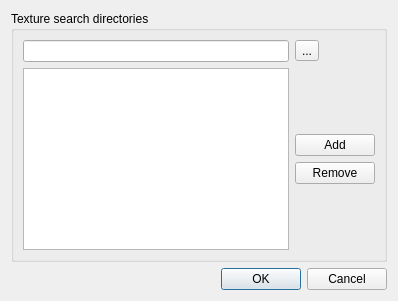
<?xml version="1.0" encoding="UTF-8"?>
<ui version="4.0">
 <class>ConfigDialog</class>
 <widget class="QDialog" name="ConfigDialog">
  <property name="geometry">
   <rect>
    <x>0</x>
    <y>0</y>
    <width>398</width>
    <height>301</height>
   </rect>
  </property>
  <property name="windowTitle">
   <string>Dialog</string>
  </property>
  <layout class="QVBoxLayout" name="verticalLayout_2">
   <item>
    <widget class="QGroupBox" name="groupBox">
     <property name="title">
      <string>Texture search directories</string>
     </property>
     <layout class="QGridLayout" name="gridLayout_2">
      <item row="1" column="0">
       <widget class="QListWidget" name="listWidget"/>
      </item>
      <item row="1" column="1">
       <layout class="QVBoxLayout" name="verticalLayout">
        <item>
         <spacer name="verticalSpacer_2">
          <property name="orientation">
           <enum>Qt::Vertical</enum>
          </property>
          <property name="sizeHint" stdset="0">
           <size>
            <width>20</width>
            <height>40</height>
           </size>
          </property>
         </spacer>
        </item>
        <item>
         <widget class="QPushButton" name="pushButton">
          <property name="text">
           <string>Add</string>
          </property>
         </widget>
        </item>
        <item>
         <widget class="QPushButton" name="pushButton_2">
          <property name="text">
           <string>Remove</string>
          </property>
         </widget>
        </item>
        <item>
         <spacer name="verticalSpacer">
          <property name="orientation">
           <enum>Qt::Vertical</enum>
          </property>
          <property name="sizeHint" stdset="0">
           <size>
            <width>20</width>
            <height>40</height>
           </size>
          </property>
         </spacer>
        </item>
       </layout>
      </item>
      <item row="0" column="0">
       <widget class="QLineEdit" name="lineEdit"/>
      </item>
      <item row="0" column="1">
       <widget class="QToolButton" name="toolButton">
        <property name="text">
         <string>...</string>
        </property>
       </widget>
      </item>
     </layout>
    </widget>
   </item>
   <item>
    <widget class="QDialogButtonBox" name="buttonBox">
     <property name="orientation">
      <enum>Qt::Horizontal</enum>
     </property>
     <property name="standardButtons">
      <set>QDialogButtonBox::Cancel|QDialogButtonBox::Ok</set>
     </property>
    </widget>
   </item>
  </layout>
 </widget>
 <resources/>
 <connections>
  <connection>
   <sender>buttonBox</sender>
   <signal>accepted()</signal>
   <receiver>ConfigDialog</receiver>
   <slot>accept()</slot>
   <hints>
    <hint type="sourcelabel">
     <x>248</x>
     <y>254</y>
    </hint>
    <hint type="destinationlabel">
     <x>157</x>
     <y>274</y>
    </hint>
   </hints>
  </connection>
  <connection>
   <sender>buttonBox</sender>
   <signal>rejected()</signal>
   <receiver>ConfigDialog</receiver>
   <slot>reject()</slot>
   <hints>
    <hint type="sourcelabel">
     <x>316</x>
     <y>260</y>
    </hint>
    <hint type="destinationlabel">
     <x>286</x>
     <y>274</y>
    </hint>
   </hints>
  </connection>
 </connections>
</ui>
